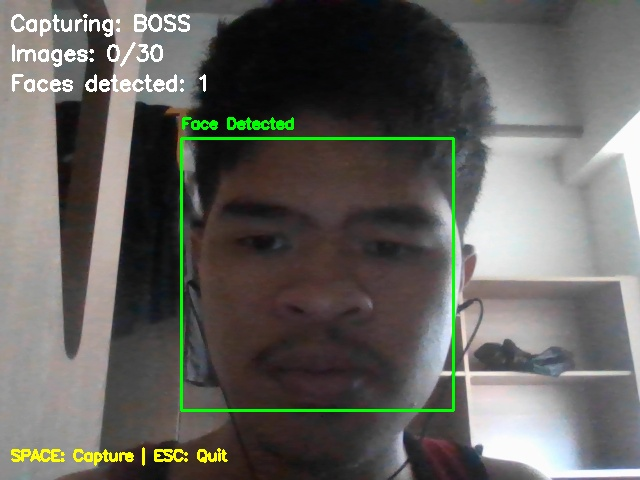
#> input picture faces/boss/boss_0001_20250809_100502.jpg, 640 x 480 px; its folder holds only this picture in this run
$ python train_model.py   (older library calls are emulated)
#> lines starting #> are read from the running program, lines starting #| are printed output that depends on the picture
#!/usr/bin/env python3
"""
Model Training Script for BossSensor
Trains a high-accuracy face recognition model
"""

import cv2
import numpy as np
import os
import pickle
import sys
from sklearn.ensemble import RandomForestClassifier
from sklearn.svm import SVC
from sklearn.preprocessing import StandardScaler, LabelEncoder
from sklearn.model_selection import train_test_split, cross_val_score
from sklearn.metrics import classification_report, accuracy_score, confusion_matrix
import json
from datetime import datetime

class BossModelTrainer:
    def __init__(self):
        self.face_cascade = cv2.CascadeClassifier(cv2.data.haarcascades + 'haarcascade_frontalface_default.xml')
        self.faces_dir = "faces"
        self.model_dir = "model"

        # Create model directory
        os.makedirs(self.model_dir, exist_ok=True)

        # Model components
        self.scaler = StandardScaler()
        self.label_encoder = LabelEncoder()
        self.classifier = None

        # Training data
        self.features = []
        self.labels = []

    def extract_lbp_features(self, image):
        """Extract Local Binary Pattern features - more robust than simple features"""
        def get_lbp(image, radius=1, n_points=8):
            """Calculate LBP for an image"""
            h, w = image.shape
            lbp_image = np.zeros_like(image)

            for i in range(radius, h - radius):
                for j in range(radius, w - radius):
                    center = image[i, j]
                    pattern = 0

                    # Calculate LBP pattern
                    for k in range(n_points):
                        angle = 2 * np.pi * k / n_points
                        x = int(i + radius * np.cos(angle))
                        y = int(j + radius * np.sin(angle))

                        if image[x, y] >= center:
                            pattern |= (1 << k)

                    lbp_image[i, j] = pattern

            return lbp_image

        # Resize image to standard size
        image_resized = cv2.resize(image, (128, 128))

        # Convert to grayscale if needed
        if len(image_resized.shape) == 3:
            gray = cv2.cvtColor(image_resized, cv2.COLOR_BGR2GRAY)
        else:
            gray = image_resized

        # Apply histogram equalization
        equalized = cv2.equalizeHist(gray)

        # Extract LBP features
        lbp = get_lbp(equalized)

        # Create histogram of LBP patterns
        hist_lbp, _ = np.histogram(lbp.ravel(), bins=256, range=(0, 256))
        hist_lbp = hist_lbp.astype(np.float32)
        hist_lbp /= (hist_lbp.sum() + 1e-7)  # Normalize

        # Extract additional features
        features = []

        # LBP histogram
        features.extend(hist_lbp)

        # HOG-like features using gradients
        grad_x = cv2.Sobel(equalized, cv2.CV_64F, 1, 0, ksize=3)
        grad_y = cv2.Sobel(equalized, cv2.CV_64F, 0, 1, ksize=3)
        magnitude = np.sqrt(grad_x**2 + grad_y**2)

        # Divide into 8x8 grid and compute statistics
        h, w = magnitude.shape
        grid_size = 8
        for i in range(0, h, h//grid_size):
            for j in range(0, w, w//grid_size):
                roi = magnitude[i:i+h//grid_size, j:j+w//grid_size]
                features.extend([
                    np.mean(roi),
                    np.std(roi),
                    np.max(roi)
                ])

        # Statistical features of the whole image
        features.extend([
            np.mean(equalized),
            np.std(equalized),
            np.median(equalized),
            np.min(equalized),
            np.max(equalized),
            np.percentile(equalized, 25),
            np.percentile(equalized, 75)
        ])

        # Texture features using GLCM (simplified version)
        # Calculate co-occurrence patterns
        offsets = [(0, 1), (1, 0), (1, 1), (-1, 1)]
        for offset in offsets:
            cooc = self._calculate_glcm(equalized, offset)
            features.append(np.sum(cooc * cooc))  # Energy
            features.append(np.sum(cooc**2))      # Homogeneity

        return np.array(features, dtype=np.float32)

    def _calculate_glcm(self, image, offset, levels=16):
        """Calculate simplified GLCM (Gray Level Co-occurrence Matrix)"""
        # Reduce gray levels for computation efficiency
        image_reduced = (image // (256 // levels)).astype(np.uint8)

        h, w = image_reduced.shape
        glcm = np.zeros((levels, levels), dtype=np.float32)

        dy, dx = offset
        for i in range(h - abs(dy)):
            for j in range(w - abs(dx)):
                i1, j1 = i, j
                i2, j2 = i + dy, j + dx

                if 0 <= i2 < h and 0 <= j2 < w:
                    gray1 = image_reduced[i1, j1]
                    gray2 = image_reduced[i2, j2]
                    glcm[gray1, gray2] += 1

        # Normalize
        glcm = glcm / (glcm.sum() + 1e-7)
        return glcm

    def load_training_data(self):
        """Load and process training images"""
        print("Loading training data...")

        boss_dir = os.path.join(self.faces_dir, "boss")
        others_dir = os.path.join(self.faces_dir, "others")

        # Check if directories exist
        if not os.path.exists(boss_dir) or not os.path.exists(others_dir):
            print("Error: Training directories not found!")
            print("Please run capture_faces.py first to collect training data.")
            return False

        # Load boss images
        boss_count = 0
        for filename in os.listdir(boss_dir):
            if filename.lower().endswith(('.jpg', '.jpeg', '.png')):
                image_path = os.path.join(boss_dir, filename)
                image = cv2.imread(image_path)

                if image is not None:
                    # Extract faces from image
                    gray = cv2.cvtColor(image, cv2.COLOR_BGR2GRAY)
                    faces = self.face_cascade.detectMultiScale(gray, 1.1, 5, minSize=(50, 50))

                    if len(faces) > 0:
                        # Use the largest face
                        largest_face = max(faces, key=lambda rect: rect[2] * rect[3])
                        x, y, w, h = largest_face
                        face_roi = image[y:y+h, x:x+w]

                        # Extract features
                        features = self.extract_lbp_features(face_roi)
                        self.features.append(features)
                        self.labels.append("boss")
                        boss_count += 1
                    else:
                        # If no face detected in the image, use the whole image as crop
                        if "crop" in filename:  # This is already a face crop
                            features = self.extract_lbp_features(image)
                            self.features.append(features)
                            self.labels.append("boss")
                            boss_count += 1

        print(f"Loaded {boss_count} boss images")

        # Load others images
        others_count = 0
        for filename in os.listdir(others_dir):
            if filename.lower().endswith(('.jpg', '.jpeg', '.png')):
                image_path = os.path.join(others_dir, filename)
                image = cv2.imread(image_path)

                if image is not None:
                    # Extract faces from image
                    gray = cv2.cvtColor(image, cv2.COLOR_BGR2GRAY)
                    faces = self.face_cascade.detectMultiScale(gray, 1.1, 5, minSize=(50, 50))

                    if len(faces) > 0:
                        # Use all detected faces for others category
                        for (x, y, w, h) in faces:
                            face_roi = image[y:y+h, x:x+w]
                            features = self.extract_lbp_features(face_roi)
                            self.features.append(features)
                            self.labels.append("others")
                            others_count += 1
                    else:
                        # If no face detected, use whole image if it's a crop
                        if "crop" in filename:
                            features = self.extract_lbp_features(image)
                            self.features.append(features)
                            self.labels.append("others")
                            others_count += 1

        print(f"Loaded {others_count} other person images")

        if len(self.features) == 0:
            print("Error: No training data found!")
            return False

        print(f"Total training samples: {len(self.features)}")
        return True

    # [120 lines left out: functions train_model, save_model, not called in this run]

def main():
    print("=== BossSensor Model Training ===\n")

    trainer = BossModelTrainer()

    # Load training data
    if not trainer.load_training_data():
#> in load_training_data, image is the input picture: shape (480, 640, 3); mean B, G, R 93.6, 98.5, 99.5
#> in load_training_data, `faces = self.face_cascade.detectMultiScale(gray, 1.1, 5, minSize=(50, ..`: faces = [[169, 133, 291, 291]]
#> in load_training_data, `largest_face = max(faces, key=lambda rect: rect[2] * rect[3])`: largest_face = [169, 133, 291, 291]
#> in load_training_data, `x, y, w, h = largest_face`: x = 169; y = 133; w = 291
#> in extract_lbp_features, `image_resized = cv2.resize(image, (128, 128))`:
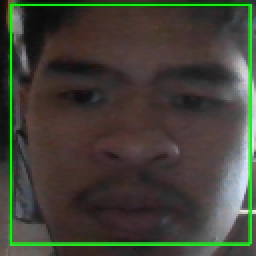
#> image_resized: shape (128, 128, 3) (shown 2 times larger); mean B, G, R 55.1, 65.5, 65.4
#> after the loop in get_lbp, `for i in range(radius, h - radius):`:
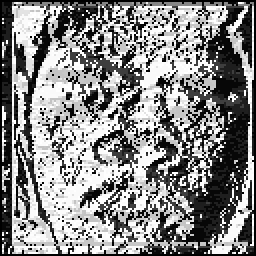
#> lbp_image: shape (128, 128) (shown 2 times larger); min 0, max 255, mean 135
#> in extract_lbp_features, `hist_lbp, _ = np.histogram(lbp.ravel(), bins=256, range=(0, 256))`: hist_lbp = 256 values, max 2076 at index 7, min 0 at index 1, mean 64
#> in extract_lbp_features, `hist_lbp /= (hist_lbp.sum() + 1e-7)`: hist_lbp = 256 values, max 0.127 at index 7, min 0 at index 1, mean 0.00391
#> in extract_lbp_features, `grad_y = cv2.Sobel(equalized, cv2.CV_64F, 0, 1, ksize=3)`:
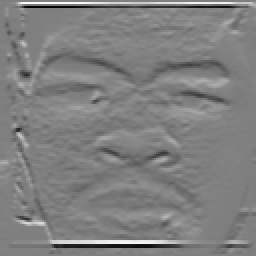
#> grad_y: shape (128, 128) float64 (shown 2 times larger); min -980, max 980, mean 4.3; drawn with min black and max white
#> in extract_lbp_features, `magnitude = np.sqrt(grad_x**2 + grad_y**2)`:
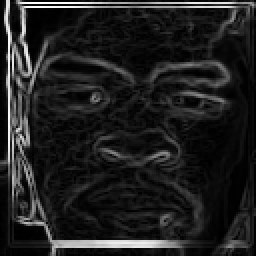
#> magnitude: shape (128, 128) float64 (shown 2 times larger); min 0, max 980, mean 123; drawn with min black and max white
#> after the loop in extract_lbp_features, `for i in range(0, h, h//grid_size):`: features = 448 values, max 980 at index 261, min 0 at index 1, mean 106.4
#> after the loop in extract_lbp_features, `for offset in offsets:`: features = 463 values, max 980 at index 261, min 0 at index 1, mean 104.8
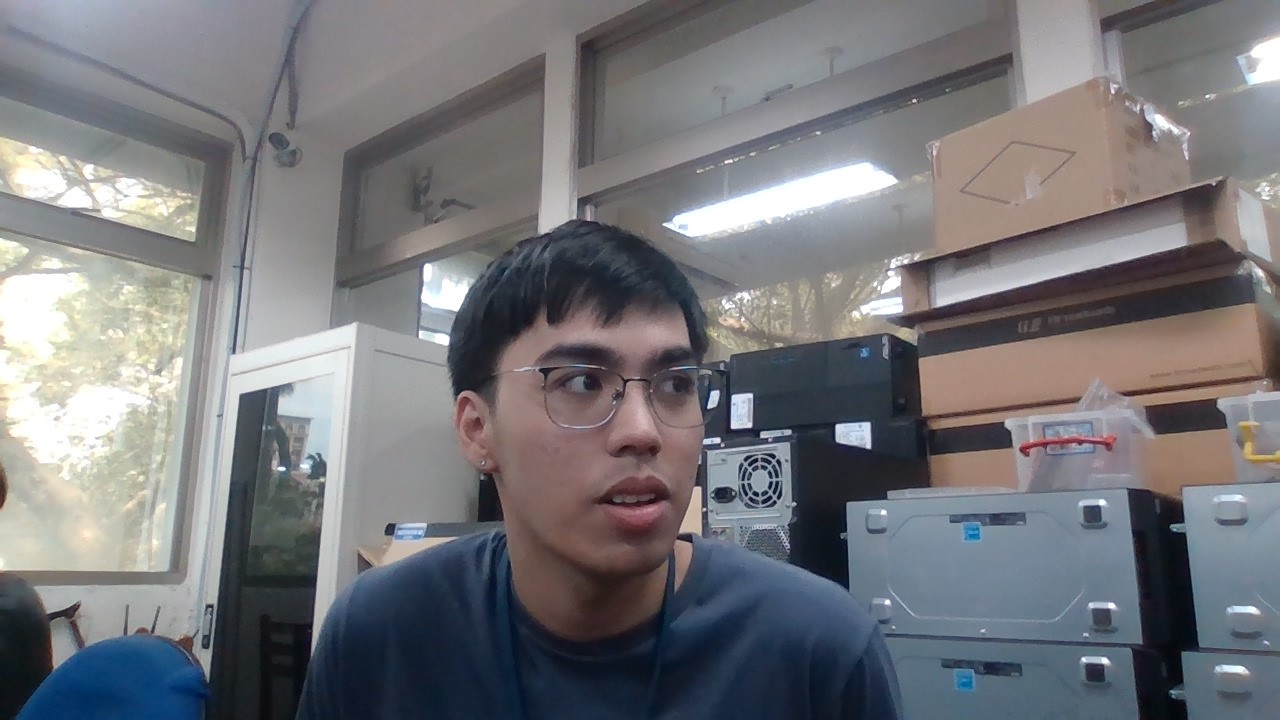
#> input picture faces/others/WIN_20250808_14_56_18_Pro.jpg, 1280 x 720 px
#> in load_training_data, image is the input picture: shape (720, 1280, 3); mean B, G, R 121.7, 117.7, 117.7
#> in load_training_data, `faces = self.face_cascade.detectMultiScale(gray, 1.1, 5, minSize=(50, ..`: faces = [[490, 271, 283, 283]]
#> the loop in load_training_data, `for (x, y, w, h) in faces:` made 1 pass
#> (x, y, grid_size in extract_lbp_features, offsets in extract_lbp_features) on pass 1: (490, 271, 8, [(0, 1), (1, 0), (1, 1), (-1, 1)])
#> pass 1, in extract_lbp_features (call 2), `gray = cv2.cvtColor(image_resized, cv2.COLOR_BGR2GRAY)`:
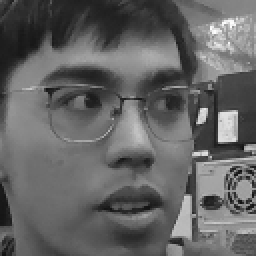
#> gray: shape (128, 128) (shown 2 times larger); min 16, max 253, mean 99.8
#> pass 1, in extract_lbp_features (call 2), `equalized = cv2.equalizeHist(gray)`:
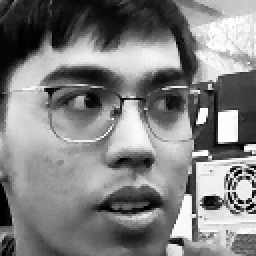
#> equalized: shape (128, 128) (shown 2 times larger); min 0, max 255, mean 128.4
#> after the loop in load_training_data, `for (x, y, w, h) in faces:`: others_count = 1; self.features = 2 items; self.labels = ['boss', 'others']
#| Loaded 1 other person images
#| Total training samples: 2
        print("❌ Failed to load training data!")
        print("\nMake sure you have:")
        print("1. faces/boss/ directory with boss images")
        print("2. faces/others/ directory with other people images")
        print("\nRun capture_faces.py to collect training data first.")
        return

    # Check if we have enough data
    boss_count = sum(1 for label in trainer.labels if label == "boss")
#> boss_count = 1
    others_count = sum(1 for label in trainer.labels if label == "others")
#> others_count = 1

    print(f"Training data summary:")
    print(f"- Boss samples: {boss_count}")
#| - Boss samples: 1
    print(f"- Others samples: {others_count}")
#| - Others samples: 1

    if others_count == 0:
        print("\n❌ ERROR: No 'others' training data found!")
        print("Machine learning needs at least 2 classes to work.")
        print("\nYou must capture 'others' data first:")
        print("python capture_faces.py others 25")
        print("\nThis should include colleagues, friends, or family members.")
        print("The AI needs to learn the difference between boss and others!")
        return

    if boss_count < 10 or others_count < 10:
        print("\n⚠ Warning: Not enough training data for high accuracy!")
        print("Recommended: At least 20 samples per class")
        print("Continue anyway? (y/n): ", end="")

        if input().lower() != 'y':
            return

    # Train model
    if not trainer.train_model():
        print("❌ Failed to train model!")
        return

    # Save model
    if not trainer.save_model():
        print("❌ Failed to save model!")
        return

    print("\n🎉 Model training completed successfully!")
    print("\nNext steps:")
    print("1. Test the model: python boss_detector.py")
    print("2. Start monitoring: python boss_detector.py --monitor")

    print(f"\nModel performance tips:")
    print(f"- Accuracy depends on training data quality")
    print(f"- Add more training images if accuracy is low")
    print(f"- Ensure good lighting during capture and detection")
    print(f"- Model works best with consistent camera positioning")

if __name__ == "__main__":
    main()
